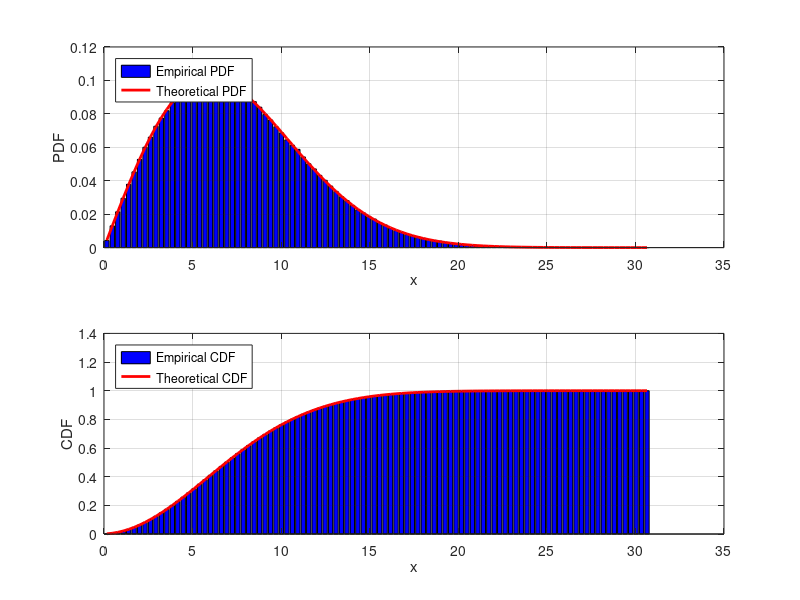

Write MATLAB code to recreate this figure.
%% Rayleigh Theorical AVG & VAR
alpha = 6;
Theo_AVG = alpha * sqrt(pi/2)
Theo_VAR = (4 - pi) / 2 * (alpha^2)

%% Rayleigh Empirical PDF & CDF
sample_num = 1000000;
X = alpha * randn(sample_num, 1);
Y = alpha * randn(sample_num, 1);
Z = sqrt(X.^2 + Y.^2);
bin_num = 100;
[counts, bin_centers] = hist(Z,bin_num); % # of samples in each bin
%%%%% [counts,centers] = hist(___) returns # of samples in each bin and bin center on x-axis.
dx = bin_centers(2)-bin_centers(1);

Empi_PDF = counts./sample_num./dx;  % Empirical PMF, Counting samples in dx interval, thus normalize
Empi_CDF = cumsum(Empi_PDF.*dx);  % Empirical CDF
  
Empi_AVG = sum(bin_centers.*Empi_PDF.*dx)
Empi_VAR = sum((bin_centers - Empi_AVG).^2.*Empi_PDF.*dx)

%% Rayleigh Theorical PDF & CDF
Theo_PDF = bin_centers./(alpha^2).*exp(-bin_centers.^2/(2*(alpha^2)));
Theo_CDF = cumsum(Theo_PDF.*dx);

%%
figure(1) 

subplot(2,1,1)
bar(bin_centers, Empi_PDF, 'b'); hold on; 
plot(bin_centers, Theo_PDF,'r-','LineWidth',2);
legend('Empirical PDF','Theoretical PDF','Location','Northwest');
grid on;
xlabel('x');
ylabel('PDF'); 
subplot(2,1,2)
bar(bin_centers , Empi_CDF, 'b' ); hold on;
plot(bin_centers , Theo_CDF, 'r-','LineWidth',2);
legend('Empirical CDF','Theoretical CDF','Location','Northwest');
grid on;
xlabel('x');
ylabel('CDF');